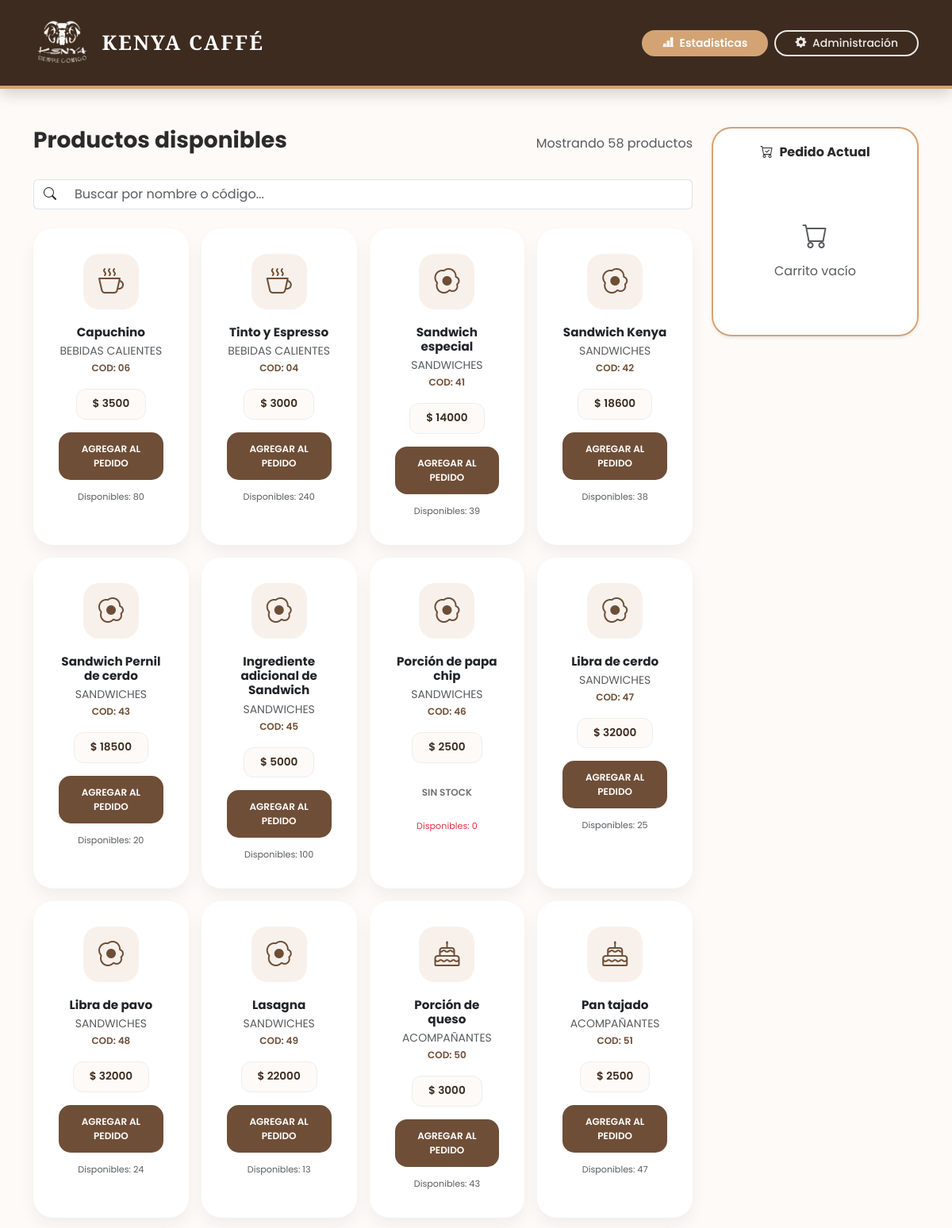
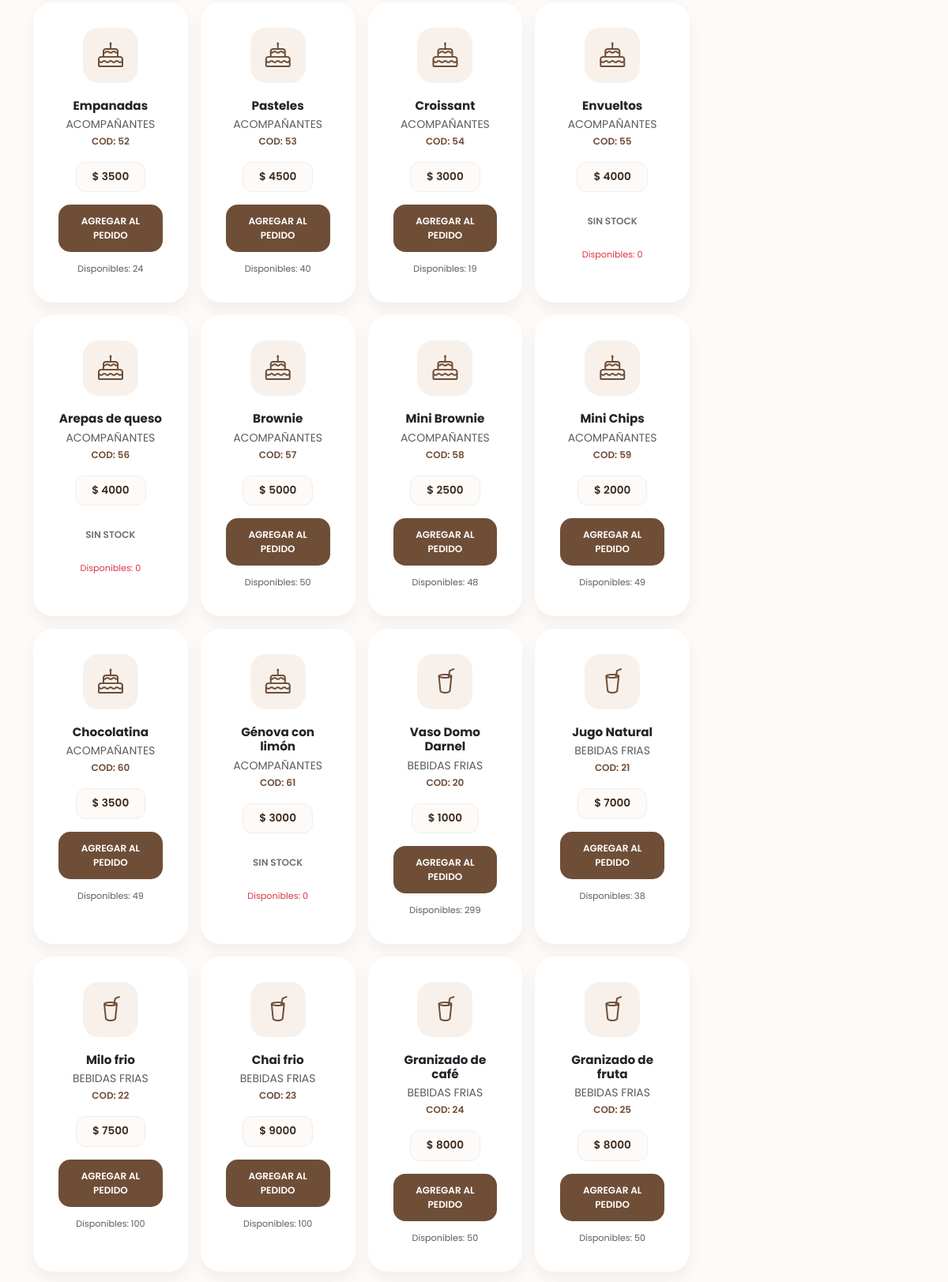
The page / (upper part) on the database its author committed (2 pictures, top to bottom).
### gestion/models.py (models this page shows, shortened)
class Producto(models.Model):
    codigo = models.CharField(
        max_length=20,
        unique=True,
        verbose_name="Código/SKU",
        null=True,
        blank=True
    )
    nombre = models.CharField(max_length=100)
    precio = models.DecimalField(max_digits=10, decimal_places=2)
    stock = models.IntegerField(default=0)
    categoria = models.ForeignKey(Categoria, on_delete=models.CASCADE)
    disponible = models.BooleanField(default=True)

class Categoria(models.Model):
    nombre = models.CharField(max_length=100, unique=True)
    class Meta:
        verbose_name_plural = "Categorías"

### gestion/views.py (the view, shortened to what this page needs)
# urls.py: path('', views.panel_ventas, name='index'),
def panel_ventas(request):
    productos = Producto.objects.filter(disponible=True)
    ultimas_ventas = Venta.objects.all().order_by('-id')[:5]
    return render(request, 'gestion/index.html', {
        'productos': productos,
        'ultimas_ventas': ultimas_ventas
    })

### gestion/templates/gestion/index.html (shortened to what this page needs)
{% load static %}
<!DOCTYPE html>
<html lang="es">
<head>
    <link href="https://cdn.jsdelivr.net/npm/bootstrap@5.3.0/dist/css/bootstrap.min.css" rel="stylesheet">
    <link rel="stylesheet" href="https://cdn.jsdelivr.net/npm/bootstrap-icons@1.11.1/font/bootstrap-icons.css">
</head>
<body>
<nav class="navbar navbar-dark mb-5 shadow">
    <div class="container d-flex flex-wrap align-items-center justify-content-between">
        <a class="navbar-brand d-flex align-items-center mb-2 mb-lg-0 text-white text-decoration-none" href="{% url 'index' %}">
            <img src="{% static 'img/logokenya.png' %}" alt="Logo Kenya Café" style="height: 60px; width: auto; margin-right: 12px;">
            <span style="font-family: 'Playfair Display', serif; font-weight: bold; letter-spacing: 2px; font-size: 1.6rem;">KENYA CAFFÉ</span>
        </a>
        <div class="d-flex gap-2">
            <a href="{% url 'dashboard_ventas' %}" class="btn btn-sm px-4 text-white rounded-pill border-2 fw-semibold"
               style="background-color: var(--dorado); border-color: var(--dorado); transition: 0.2s;">
                <i class="bi bi-bar-chart-line-fill me-1"></i> Estadisticas
            </a>
            <a href="/admin/" target="_blank" class="btn btn-sm px-4 text-white rounded-pill border-2"
               style="background-color: transparent; border-color: #ffffff; font-weight: 500; opacity: 0.9;">
                <i class="bi bi-gear-fill me-1"></i> Administración
            </a>
        </div>
    </div>
</nav>
<div class="container pb-5">
    <div class="row g-4">
        <div class="col-lg-9">
            <div class="d-flex justify-content-between align-items-center mb-4">
                <h3 class="fw-bold">Productos disponibles</h3>
                <span class="text-muted">Mostrando {{ productos.count }} productos</span>
            </div>
            <div class="mb-4">
                <div class="input-group">
                    <span class="input-group-text bg-white border-end-0 rounded-pill-start">
                        <i class="bi bi-search"></i>
                    </span>
                    <input type="text" id="buscador" class="form-control border-start-0 rounded-pill-end" placeholder="Buscar por nombre o código...">
                </div>
            </div>
            <div class="row g-3" id="contenedorProductos">
                {% for p in productos %}
                <div class="col-md-6 col-lg-4 col-xl-3 item-producto">
                    <div class="card h-100 card-producto p-3 text-center">
                        <div class="card-body">
                            <div class="icon-box">
                                {% if p.categoria.nombre == 'Bebidas calientes' %}<i class="bi bi-cup-hot"></i>
                                {% elif p.categoria.nombre == 'Bebidas frias' %}<i class="bi bi-cup-straw"></i>
                                {% elif p.categoria.nombre == 'Sandwiches' %}<i class="bi bi-egg-fried"></i>
                                {% elif p.categoria.nombre == 'Vinos' %}<i class="bi bi-glass-hr"></i>
                                {% elif p.categoria.nombre == 'Licores' %}<i class="bi bi-wine"></i>
                                {% elif p.categoria.nombre == 'Acompañantes' %}<i class="bi bi-cake"></i>
                                {% else %}<i class="bi bi-bag-heart"></i>{% endif %}
                            </div>
                            <h5 class="fw-bold mb-1 nombre-producto" style="font-size: 0.95rem;">{{ p.nombre }}</h5>
                            <p class="text-muted small mb-3 text-uppercase">
                                {{ p.categoria.nombre }}
                                <br>
                                <span class="codigo-valor" style="color: var(--cafe-claro); font-weight: 600; font-size: 0.75rem;">
                                    Cod: <span class="cod-texto">{{ p.codigo|default:"---" }}</span>
                                </span>
                            </p>
                            <div class="mb-3">
                                <span class="price-badge" style="font-size: 0.85rem;">$ {{ p.precio|floatformat:0 }}</span>
                            </div>
                            <button type="button" class="btn btn-vender w-100 btn-agregar-carrito"
                                    data-id="{{ p.id }}" data-nombre="{{ p.nombre }}" data-precio="{{ p.precio }}"
                                    {% if p.stock <= 0 %}disabled{% endif %} style="font-size: 0.75rem;">
                                {% if p.stock > 0 %}AGREGAR AL PEDIDO{% else %}SIN STOCK{% endif %}
                            </button>
                            <div class="mt-2">
                                <small style="font-size: 0.7rem;" class="{% if p.stock < 5 %}text-danger{% else %}text-muted{% endif %}">
                                    Disponibles: {{ p.stock }}
                                </small>
                            </div>
                        </div>
                    </div>
                </div>
                {% endfor %}
            </div>
        </div>
        <div class="col-lg-3">
            <div class="sidebar-historial shadow-sm">
                <h6 class="fw-bold mb-4 text-center"><i class="bi bi-cart-check me-2"></i>Pedido Actual</h6>
                <div id="carritoLateral">
                    <div class="text-center py-5 text-muted">
                        <i class="bi bi-cart d-block mb-2 fs-2"></i> Carrito vacío
                    </div>
                </div>
            </div>
        </div>
    </div>
</div>
</body>
</html>

### gestion/templates/gestion/index.html (style rules this page uses)
:root { --cafe-premium: #3d2b1f; --cafe-claro: #6f4e37; --dorado: #d4a373; --crema-fondo: #fdfaf7; }
body { font-family: 'Poppins', sans-serif; background-color: var(--crema-fondo); color: #2b2b2b; }
.navbar { background: var(--cafe-premium); border-bottom: 4px solid var(--dorado); padding: 1.2rem; }
.card-producto { border: none; border-radius: 25px; background: #ffffff; transition: all 0.4s ease; box-shadow: 0 10px 20px rgba(0,0,0,0.05); }
.icon-box { background: #f8f1eb; width: 70px; height: 70px; border-radius: 20px; display: flex; align-items: center; justify-content: center; margin: 0 auto 20px; color: var(--cafe-claro); font-size: 2rem; }
.price-badge { background: var(--crema-fondo); color: var(--cafe-premium); font-weight: 600; padding: 8px 20px; border-radius: 12px; border: 1px solid #eee; display: inline-block; }
.btn-vender { background: var(--cafe-claro); color: white; border-radius: 15px; font-weight: 600; padding: 12px; border: none; transition: 0.3s; }
.sidebar-historial { background: white; border-radius: 25px; padding: 20px; border: 2px solid var(--dorado); position: sticky; top: 20px; box-shadow: 0 10px 30px rgba(0,0,0,0.05); max-height: 85vh; overflow-y: auto; }

### rows shown on the page
Producto: nombre "Capuchino", categoria.nombre "BEBIDAS CALIENTES", codigo "06", precio "3500", shows "AGREGAR AL PEDIDO", stock "80"
Producto: nombre "Tinto y Espresso", categoria.nombre "BEBIDAS CALIENTES", codigo "04", precio "3000", shows "AGREGAR AL PEDIDO", stock "240"
Producto: nombre "Sandwich especial", categoria.nombre "SANDWICHES", codigo "41", precio "14000", shows "AGREGAR AL PEDIDO", stock "39"
Producto: nombre "Sandwich Kenya", categoria.nombre "SANDWICHES", codigo "42", precio "18600", shows "AGREGAR AL PEDIDO", stock "38"
Producto: nombre "Sandwich Pernil de cerdo", categoria.nombre "SANDWICHES", codigo "43", precio "18500", shows "AGREGAR AL PEDIDO", stock "20"
Producto: nombre "Ingrediente adicional de Sandwich", categoria.nombre "SANDWICHES", codigo "45", precio "5000", shows "AGREGAR AL PEDIDO", stock "100"
Producto: nombre "Porción de papa chip", categoria.nombre "SANDWICHES", codigo "46", precio "2500", shows "SIN STOCK", stock "0"
Producto: nombre "Libra de cerdo", categoria.nombre "SANDWICHES", codigo "47", precio "32000", shows "AGREGAR AL PEDIDO", stock "25"
Producto: nombre "Libra de pavo", categoria.nombre "SANDWICHES", codigo "48", precio "32000", shows "AGREGAR AL PEDIDO", stock "24"
Producto: nombre "Lasagna", categoria.nombre "SANDWICHES", codigo "49", precio "22000", shows "AGREGAR AL PEDIDO", stock "13"
Producto: nombre "Porción de queso", categoria.nombre "ACOMPAÑANTES", codigo "50", precio "3000", shows "AGREGAR AL PEDIDO", stock "43"
Producto: nombre "Pan tajado", categoria.nombre "ACOMPAÑANTES", codigo "51", precio "2500", shows "AGREGAR AL PEDIDO", stock "47"
Producto: nombre "Empanadas", categoria.nombre "ACOMPAÑANTES", codigo "52", precio "3500", shows "AGREGAR AL PEDIDO", stock "24"
Producto: nombre "Pasteles", categoria.nombre "ACOMPAÑANTES", codigo "53", precio "4500", shows "AGREGAR AL PEDIDO", stock "40"
Producto: nombre "Croissant", categoria.nombre "ACOMPAÑANTES", codigo "54", precio "3000", shows "AGREGAR AL PEDIDO", stock "19"
Producto: nombre "Envueltos", categoria.nombre "ACOMPAÑANTES", codigo "55", precio "4000", shows "SIN STOCK", stock "0"
Producto: nombre "Arepas de queso", categoria.nombre "ACOMPAÑANTES", codigo "56", precio "4000", shows "SIN STOCK", stock "0"
Producto: nombre "Brownie", categoria.nombre "ACOMPAÑANTES", codigo "57", precio "5000", shows "AGREGAR AL PEDIDO", stock "50"
Producto: nombre "Mini Brownie", categoria.nombre "ACOMPAÑANTES", codigo "58", precio "2500", shows "AGREGAR AL PEDIDO", stock "48"
Producto: nombre "Mini Chips", categoria.nombre "ACOMPAÑANTES", codigo "59", precio "2000", shows "AGREGAR AL PEDIDO", stock "49"
Producto: nombre "Chocolatina", categoria.nombre "ACOMPAÑANTES", codigo "60", precio "3500", shows "AGREGAR AL PEDIDO", stock "49"
Producto: nombre "Génova con limón", categoria.nombre "ACOMPAÑANTES", codigo "61", precio "3000", shows "SIN STOCK", stock "0"
Producto: nombre "Vaso Domo Darnel", categoria.nombre "BEBIDAS FRIAS", codigo "20", precio "1000", shows "AGREGAR AL PEDIDO", stock "299"
Producto: nombre "Jugo Natural", categoria.nombre "BEBIDAS FRIAS", codigo "21", precio "7000", shows "AGREGAR AL PEDIDO", stock "38"
Producto: nombre "Milo frio", categoria.nombre "BEBIDAS FRIAS", codigo "22", precio "7500", shows "AGREGAR AL PEDIDO", stock "100"
Producto: nombre "Chai frio", categoria.nombre "BEBIDAS FRIAS", codigo "23", precio "9000", shows "AGREGAR AL PEDIDO", stock "100"
Producto: nombre "Granizado de café", categoria.nombre "BEBIDAS FRIAS", codigo "24", precio "8000", shows "AGREGAR AL PEDIDO", stock "50"
Producto: nombre "Granizado de fruta", categoria.nombre "BEBIDAS FRIAS", codigo "25", precio "8000", shows "AGREGAR AL PEDIDO", stock "50"

### other values the page prints
{{ productos.count }} "58"
